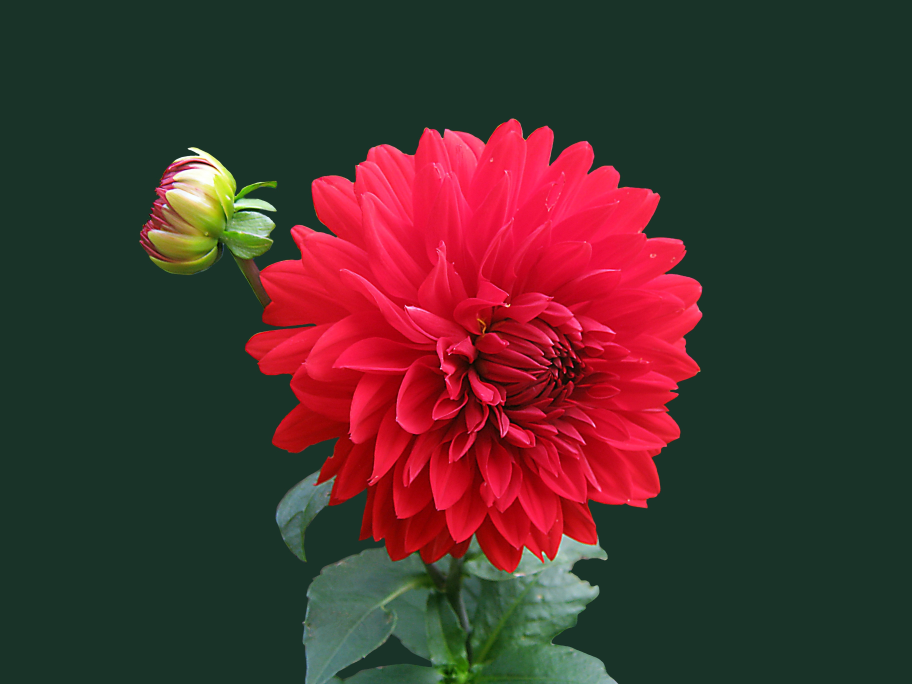
#> input picture flower.jpg, 3648 x 2736 px, given in place of the camera (shown at 1/4 size)
$ python tutorial_mouse.py
#> lines starting #> are read from the running program, lines starting #| are printed output that depends on the picture; after the words box and inside, x2 and y2 are one past the last pixel; in counts of white or black regions, pixels touching at a corner belong together
import cv2
import numpy as np


def souris(event, x, y, flags, param):
    global lo, hi, color, hsv_px

    if event == cv2.EVENT_MOUSEMOVE:
        # Conversion des trois couleurs RGB sous la souris en HSV
        px = frame[y, x]
        px_array = np.uint8([[px]])
        hsv_px = cv2.cvtColor(px_array, cv2.COLOR_BGR2HSV)

    if event == cv2.EVENT_MBUTTONDOWN:
        color = image[y, x][0]

    if event == cv2.EVENT_LBUTTONDOWN:
        if color > 5:
            color -= 1

    if event == cv2.EVENT_RBUTTONDOWN:
        if color < 250:
            color += 1

    lo[0] = color - 5  # teinte légèrement plus basse
    hi[0] = color + 5  # teinte légèrement plus foncée


color = 100

# on peut baisser la saturation pour inclure plus de pixels
lo = np.array([color, 50, 50])
hi = np.array([color, 255, 255])

color_info = (255, 255, 255)

cap = cv2.VideoCapture(0)
cv2.namedWindow('Camera')
cv2.setMouseCallback('Camera', souris)
hsv_px = [0, 0, 0]

while True:
    ret, frame = cap.read()
#> frame is the input picture: shape (2736, 3648, 3); mean B, G, R 45.6, 50, 72.7
    image = cv2.cvtColor(frame, cv2.COLOR_BGR2HSV)
#> image: shape (2736, 3648, 3); mean H, S, V 95, 151.2, 93
    mask = cv2.inRange(image, lo, hi)
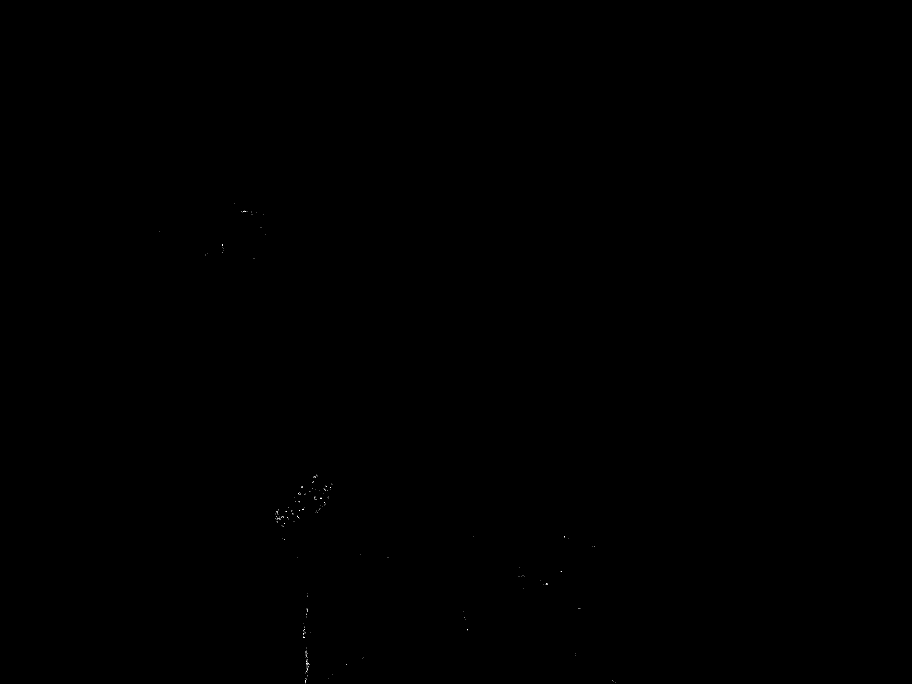
#> mask: shape (2736, 3648) (shown at 1/4 size); 0.01% white in thin lines or dots, all inside (x1, y1, x2, y2) = (636, 814, 2461, 2733)
    # Dans cet ordre, on fait une fermeture morphologique
    # Dans l'autre sens, on fait une ouverture
    #mask=cv2.dilate(mask, None, iterations=1)
    #mask=cv2.erode(mask, None, iterations=1)

    # Permet une suppression du bruit correcte
    """ image=cv2.blur(image, (7, 7))
    mask=cv2.dilate(mask, None, iterations=4)
    mask=cv2.erode(mask, None, iterations=4) """

    image2 = cv2.bitwise_and(frame, frame, mask=mask)
    cv2.putText(frame, "Couleur: {:d}".format(
        color), (10, 30), cv2.FONT_HERSHEY_DUPLEX, 1, color_info, 1, cv2.LINE_AA)

    # Affichage des composantes HSV sous la souris sur l'image
    pixel_hsv = " ".join(str(values) for values in hsv_px)
    font = cv2.FONT_HERSHEY_SIMPLEX
    cv2.putText(frame, "px HSV: "+pixel_hsv, (10, 260),
                font, 1, (255, 255, 255), 1, cv2.LINE_AA)

    elements = cv2.findContours(
        mask, cv2.RETR_EXTERNAL, cv2.CHAIN_APPROX_SIMPLE)[-2]
#> elements = 272 contours, all with area under 20
    if len(elements) > 0:
        c = max(elements, key=cv2.contourArea)
#> c = contour of 16 points, box (x1, y1, x2, y2) (1213, 2546, 1218, 2552), area 8
        ((x, y), rayon) = cv2.minEnclosingCircle(c)
#> x = 1214.6; y = 2548.7; rayon = 2.77
        if rayon > 30:
            print("FOUND")
            cv2.circle(image2, (int(x), int(y)), int(rayon), color_info, 2)
            cv2.circle(frame, (int(x), int(y)), 5, color_info, 10)
            cv2.line(frame, (int(x), int(y)),
                     (int(x)+150, int(y)), color_info, 2)
            cv2.putText(frame, "Objet !!!", (int(x)+10, int(y) - 10),
                        cv2.FONT_HERSHEY_DUPLEX, 1, color_info, 1, cv2.LINE_AA)

    cv2.imshow('Camera', frame)
    cv2.imshow('image2', image2)
    cv2.imshow('Mask', mask)

    if cv2.waitKey(1) & 0xFF == ord('q'):
#> (key q is pressed here)
        break
cap.release()
cv2.destroyAllWindows()
